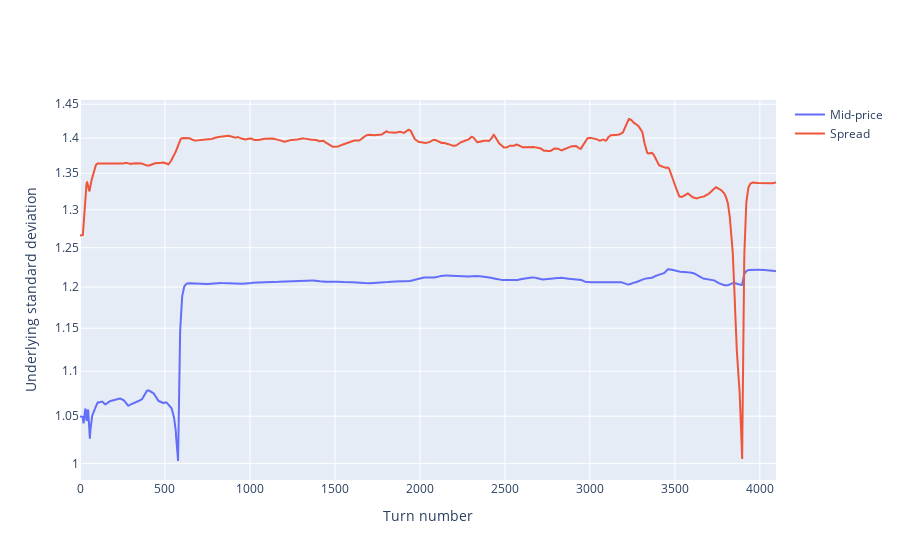

The cell this chart's notebook holds for it:
### Code cell
uncertainty_plot(turn_results)

### Figure 1 — Plotly figure (JSON) as saved in the notebook; plotly's stock layout.template omitted (floating-point values rounded to 4 significant figures; data arrays with more than 128 entries replaced by an {"elided": "..."} marker saying what was removed)
{"data": [{"name": "Mid-price", "type": "scatter", "y": {"elided": "4096 float values"}}, {"name": "Spread", "type": "scatter", "y": {"elided": "4096 float values"}}], "layout": {"xaxis": {"title": {"text": "Turn number"}}, "yaxis": {"title": {"text": "Underlying standard deviation"}, "type": "log"}}}
